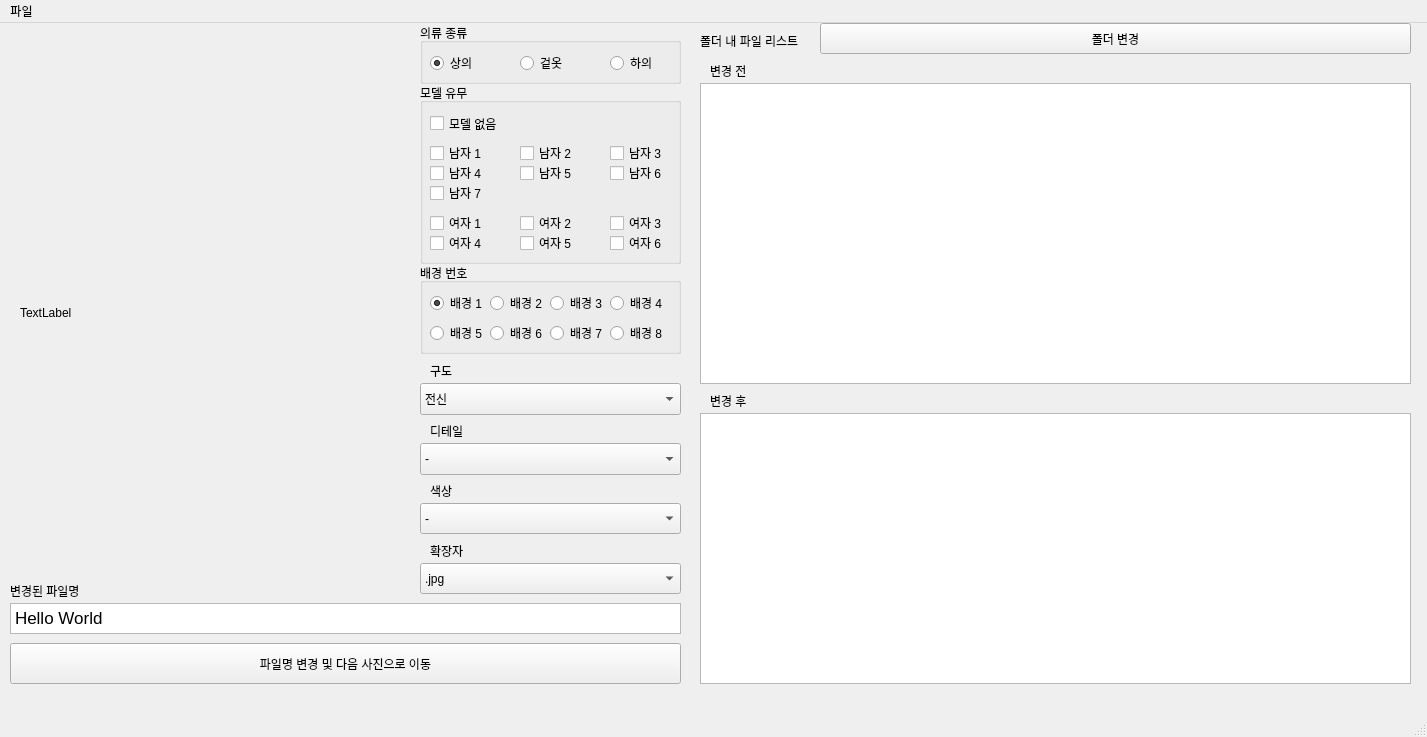
<?xml version="1.0" encoding="UTF-8"?>
<ui version="4.0">
 <class>MainWindow</class>
 <widget class="QMainWindow" name="MainWindow">
  <property name="geometry">
   <rect>
    <x>0</x>
    <y>0</y>
    <width>1427</width>
    <height>737</height>
   </rect>
  </property>
  <property name="windowTitle">
   <string>Marin Editor</string>
  </property>
  <widget class="QWidget" name="centralwidget">
   <widget class="QListWidget" name="file_list_widget">
    <property name="geometry">
     <rect>
      <x>700</x>
      <y>60</y>
      <width>711</width>
      <height>301</height>
     </rect>
    </property>
   </widget>
   <widget class="QLabel" name="image_viewer">
    <property name="geometry">
     <rect>
      <x>20</x>
      <y>110</y>
      <width>360</width>
      <height>360</height>
     </rect>
    </property>
    <property name="maximumSize">
     <size>
      <width>360</width>
      <height>360</height>
     </size>
    </property>
    <property name="text">
     <string>TextLabel</string>
    </property>
   </widget>
   <widget class="QPushButton" name="change_file_name_button">
    <property name="geometry">
     <rect>
      <x>10</x>
      <y>620</y>
      <width>671</width>
      <height>41</height>
     </rect>
    </property>
    <property name="text">
     <string>파일명 변경 및 다음 사진으로 이동</string>
    </property>
   </widget>
   <widget class="QTextEdit" name="show_changed_file_name_text_edit">
    <property name="geometry">
     <rect>
      <x>10</x>
      <y>580</y>
      <width>671</width>
      <height>31</height>
     </rect>
    </property>
    <property name="verticalScrollBarPolicy">
     <enum>Qt::ScrollBarAlwaysOff</enum>
    </property>
    <property name="horizontalScrollBarPolicy">
     <enum>Qt::ScrollBarAlwaysOff</enum>
    </property>
    <property name="sizeAdjustPolicy">
     <enum>QAbstractScrollArea::AdjustIgnored</enum>
    </property>
    <property name="lineWrapMode">
     <enum>QTextEdit::NoWrap</enum>
    </property>
    <property name="readOnly">
     <bool>true</bool>
    </property>
    <property name="html">
     <string>&lt;!DOCTYPE HTML PUBLIC &quot;-//W3C//DTD HTML 4.0//EN&quot; &quot;http://www.w3.org/TR/REC-html40/strict.dtd&quot;&gt;
&lt;html&gt;&lt;head&gt;&lt;meta name=&quot;qrichtext&quot; content=&quot;1&quot; /&gt;&lt;meta charset=&quot;utf-8&quot; /&gt;&lt;style type=&quot;text/css&quot;&gt;
p, li { white-space: pre-wrap; }
hr { height: 1px; border-width: 0; }
&lt;/style&gt;&lt;/head&gt;&lt;body style=&quot; font-family:'.AppleSystemUIFont'; font-size:13pt; font-weight:400; font-style:normal;&quot;&gt;
&lt;p style=&quot; margin-top:0px; margin-bottom:0px; margin-left:0px; margin-right:0px; -qt-block-indent:0; text-indent:0px;&quot;&gt;Hello World&lt;/p&gt;&lt;/body&gt;&lt;/html&gt;</string>
    </property>
   </widget>
   <widget class="QPushButton" name="change_folder_dir_button">
    <property name="geometry">
     <rect>
      <x>820</x>
      <y>0</y>
      <width>591</width>
      <height>31</height>
     </rect>
    </property>
    <property name="text">
     <string>폴더 변경</string>
    </property>
   </widget>
   <widget class="QComboBox" name="ext_combo_box">
    <property name="geometry">
     <rect>
      <x>420</x>
      <y>540</y>
      <width>261</width>
      <height>31</height>
     </rect>
    </property>
    <item>
     <property name="text">
      <string>.jpg</string>
     </property>
    </item>
    <item>
     <property name="text">
      <string>.jpeg</string>
     </property>
    </item>
    <item>
     <property name="text">
      <string>.png</string>
     </property>
    </item>
   </widget>
   <widget class="QComboBox" name="composition_combo_box">
    <property name="geometry">
     <rect>
      <x>420</x>
      <y>360</y>
      <width>261</width>
      <height>32</height>
     </rect>
    </property>
    <item>
     <property name="text">
      <string>전신</string>
     </property>
    </item>
    <item>
     <property name="text">
      <string>상반신</string>
     </property>
    </item>
    <item>
     <property name="text">
      <string>하반신</string>
     </property>
    </item>
    <item>
     <property name="text">
      <string>디테일</string>
     </property>
    </item>
   </widget>
   <widget class="QComboBox" name="detail_combo_box">
    <property name="geometry">
     <rect>
      <x>420</x>
      <y>420</y>
      <width>261</width>
      <height>32</height>
     </rect>
    </property>
    <item>
     <property name="text">
      <string>-</string>
     </property>
    </item>
   </widget>
   <widget class="QLabel" name="label_3">
    <property name="geometry">
     <rect>
      <x>430</x>
      <y>340</y>
      <width>58</width>
      <height>16</height>
     </rect>
    </property>
    <property name="text">
     <string>구도</string>
    </property>
   </widget>
   <widget class="QLabel" name="label_4">
    <property name="geometry">
     <rect>
      <x>430</x>
      <y>400</y>
      <width>58</width>
      <height>16</height>
     </rect>
    </property>
    <property name="text">
     <string>디테일</string>
    </property>
   </widget>
   <widget class="QLabel" name="label_7">
    <property name="geometry">
     <rect>
      <x>10</x>
      <y>560</y>
      <width>111</width>
      <height>16</height>
     </rect>
    </property>
    <property name="text">
     <string>변경된 파일명</string>
    </property>
   </widget>
   <widget class="QLabel" name="label_8">
    <property name="geometry">
     <rect>
      <x>700</x>
      <y>10</y>
      <width>121</width>
      <height>16</height>
     </rect>
    </property>
    <property name="text">
     <string>폴더 내 파일 리스트</string>
    </property>
   </widget>
   <widget class="QGroupBox" name="cloth_type_group_box">
    <property name="geometry">
     <rect>
      <x>420</x>
      <y>0</y>
      <width>261</width>
      <height>61</height>
     </rect>
    </property>
    <property name="title">
     <string>의류 종류</string>
    </property>
    <widget class="QRadioButton" name="t_radio_button">
     <property name="geometry">
      <rect>
       <x>10</x>
       <y>30</y>
       <width>99</width>
       <height>20</height>
      </rect>
     </property>
     <property name="text">
      <string>상의</string>
     </property>
     <property name="checked">
      <bool>true</bool>
     </property>
    </widget>
    <widget class="QRadioButton" name="p_radio_button">
     <property name="geometry">
      <rect>
       <x>100</x>
       <y>30</y>
       <width>99</width>
       <height>20</height>
      </rect>
     </property>
     <property name="text">
      <string>겉옷</string>
     </property>
    </widget>
    <widget class="QRadioButton" name="b_radio_button">
     <property name="geometry">
      <rect>
       <x>190</x>
       <y>30</y>
       <width>99</width>
       <height>20</height>
      </rect>
     </property>
     <property name="text">
      <string>하의</string>
     </property>
    </widget>
   </widget>
   <widget class="QGroupBox" name="is_model_group_box">
    <property name="geometry">
     <rect>
      <x>420</x>
      <y>60</y>
      <width>261</width>
      <height>181</height>
     </rect>
    </property>
    <property name="title">
     <string>모델 유무</string>
    </property>
    <widget class="QCheckBox" name="check_box_no_model">
     <property name="geometry">
      <rect>
       <x>10</x>
       <y>30</y>
       <width>81</width>
       <height>21</height>
      </rect>
     </property>
     <property name="text">
      <string>모델 없음</string>
     </property>
    </widget>
    <widget class="QCheckBox" name="check_box_m1">
     <property name="geometry">
      <rect>
       <x>10</x>
       <y>60</y>
       <width>85</width>
       <height>20</height>
      </rect>
     </property>
     <property name="text">
      <string>남자 1</string>
     </property>
    </widget>
    <widget class="QCheckBox" name="check_box_m2">
     <property name="geometry">
      <rect>
       <x>100</x>
       <y>60</y>
       <width>85</width>
       <height>20</height>
      </rect>
     </property>
     <property name="text">
      <string>남자 2</string>
     </property>
    </widget>
    <widget class="QCheckBox" name="check_box_m6">
     <property name="geometry">
      <rect>
       <x>190</x>
       <y>80</y>
       <width>85</width>
       <height>20</height>
      </rect>
     </property>
     <property name="text">
      <string>남자 6</string>
     </property>
    </widget>
    <widget class="QCheckBox" name="check_box_m5">
     <property name="geometry">
      <rect>
       <x>100</x>
       <y>80</y>
       <width>85</width>
       <height>20</height>
      </rect>
     </property>
     <property name="text">
      <string>남자 5</string>
     </property>
    </widget>
    <widget class="QCheckBox" name="check_box_m7">
     <property name="geometry">
      <rect>
       <x>10</x>
       <y>100</y>
       <width>85</width>
       <height>20</height>
      </rect>
     </property>
     <property name="text">
      <string>남자 7</string>
     </property>
    </widget>
    <widget class="QCheckBox" name="check_box_m4">
     <property name="geometry">
      <rect>
       <x>10</x>
       <y>80</y>
       <width>85</width>
       <height>20</height>
      </rect>
     </property>
     <property name="text">
      <string>남자 4</string>
     </property>
    </widget>
    <widget class="QCheckBox" name="check_box_m3">
     <property name="geometry">
      <rect>
       <x>190</x>
       <y>60</y>
       <width>85</width>
       <height>20</height>
      </rect>
     </property>
     <property name="text">
      <string>남자 3</string>
     </property>
    </widget>
    <widget class="QCheckBox" name="check_box_f1">
     <property name="geometry">
      <rect>
       <x>10</x>
       <y>130</y>
       <width>85</width>
       <height>20</height>
      </rect>
     </property>
     <property name="text">
      <string>여자 1</string>
     </property>
    </widget>
    <widget class="QCheckBox" name="check_box_f3">
     <property name="geometry">
      <rect>
       <x>190</x>
       <y>130</y>
       <width>85</width>
       <height>20</height>
      </rect>
     </property>
     <property name="text">
      <string>여자 3</string>
     </property>
    </widget>
    <widget class="QCheckBox" name="check_box_f5">
     <property name="geometry">
      <rect>
       <x>100</x>
       <y>150</y>
       <width>85</width>
       <height>20</height>
      </rect>
     </property>
     <property name="text">
      <string>여자 5</string>
     </property>
    </widget>
    <widget class="QCheckBox" name="check_box_f2">
     <property name="geometry">
      <rect>
       <x>100</x>
       <y>130</y>
       <width>85</width>
       <height>20</height>
      </rect>
     </property>
     <property name="text">
      <string>여자 2</string>
     </property>
    </widget>
    <widget class="QCheckBox" name="check_box_f6">
     <property name="geometry">
      <rect>
       <x>190</x>
       <y>150</y>
       <width>85</width>
       <height>20</height>
      </rect>
     </property>
     <property name="text">
      <string>여자 6</string>
     </property>
    </widget>
    <widget class="QCheckBox" name="check_box_f4">
     <property name="geometry">
      <rect>
       <x>10</x>
       <y>150</y>
       <width>85</width>
       <height>20</height>
      </rect>
     </property>
     <property name="text">
      <string>여자 4</string>
     </property>
    </widget>
   </widget>
   <widget class="QGroupBox" name="bg_num_group_box">
    <property name="geometry">
     <rect>
      <x>420</x>
      <y>240</y>
      <width>261</width>
      <height>91</height>
     </rect>
    </property>
    <property name="title">
     <string>배경 번호</string>
    </property>
    <widget class="QRadioButton" name="bg_type_2">
     <property name="geometry">
      <rect>
       <x>70</x>
       <y>30</y>
       <width>61</width>
       <height>20</height>
      </rect>
     </property>
     <property name="text">
      <string>배경 2</string>
     </property>
    </widget>
    <widget class="QRadioButton" name="bg_type_1">
     <property name="geometry">
      <rect>
       <x>10</x>
       <y>30</y>
       <width>61</width>
       <height>20</height>
      </rect>
     </property>
     <property name="text">
      <string>배경 1</string>
     </property>
     <property name="checked">
      <bool>true</bool>
     </property>
    </widget>
    <widget class="QRadioButton" name="bg_type_3">
     <property name="geometry">
      <rect>
       <x>130</x>
       <y>30</y>
       <width>61</width>
       <height>20</height>
      </rect>
     </property>
     <property name="text">
      <string>배경 3</string>
     </property>
    </widget>
    <widget class="QRadioButton" name="bg_type_4">
     <property name="geometry">
      <rect>
       <x>190</x>
       <y>30</y>
       <width>61</width>
       <height>20</height>
      </rect>
     </property>
     <property name="text">
      <string>배경 4</string>
     </property>
    </widget>
    <widget class="QRadioButton" name="bg_type_5">
     <property name="geometry">
      <rect>
       <x>10</x>
       <y>60</y>
       <width>61</width>
       <height>20</height>
      </rect>
     </property>
     <property name="text">
      <string>배경 5</string>
     </property>
    </widget>
    <widget class="QRadioButton" name="bg_type_7">
     <property name="geometry">
      <rect>
       <x>130</x>
       <y>60</y>
       <width>61</width>
       <height>20</height>
      </rect>
     </property>
     <property name="text">
      <string>배경 7</string>
     </property>
    </widget>
    <widget class="QRadioButton" name="bg_type_8">
     <property name="geometry">
      <rect>
       <x>190</x>
       <y>60</y>
       <width>61</width>
       <height>20</height>
      </rect>
     </property>
     <property name="text">
      <string>배경 8</string>
     </property>
    </widget>
    <widget class="QRadioButton" name="bg_type_6">
     <property name="geometry">
      <rect>
       <x>70</x>
       <y>60</y>
       <width>61</width>
       <height>20</height>
      </rect>
     </property>
     <property name="text">
      <string>배경 6</string>
     </property>
     <property name="checked">
      <bool>false</bool>
     </property>
    </widget>
   </widget>
   <widget class="QLabel" name="label_5">
    <property name="geometry">
     <rect>
      <x>430</x>
      <y>520</y>
      <width>58</width>
      <height>16</height>
     </rect>
    </property>
    <property name="text">
     <string>확장자</string>
    </property>
   </widget>
   <widget class="QListWidget" name="changed_file_list_widget">
    <property name="geometry">
     <rect>
      <x>700</x>
      <y>390</y>
      <width>711</width>
      <height>271</height>
     </rect>
    </property>
   </widget>
   <widget class="QLabel" name="label_6">
    <property name="geometry">
     <rect>
      <x>710</x>
      <y>370</y>
      <width>58</width>
      <height>16</height>
     </rect>
    </property>
    <property name="text">
     <string>변경 후</string>
    </property>
   </widget>
   <widget class="QLabel" name="label_9">
    <property name="geometry">
     <rect>
      <x>710</x>
      <y>40</y>
      <width>58</width>
      <height>16</height>
     </rect>
    </property>
    <property name="text">
     <string>변경 전</string>
    </property>
   </widget>
   <widget class="QLabel" name="label_10">
    <property name="geometry">
     <rect>
      <x>430</x>
      <y>460</y>
      <width>58</width>
      <height>16</height>
     </rect>
    </property>
    <property name="text">
     <string>색상</string>
    </property>
   </widget>
   <widget class="QComboBox" name="colors_combo_box">
    <property name="geometry">
     <rect>
      <x>420</x>
      <y>480</y>
      <width>261</width>
      <height>31</height>
     </rect>
    </property>
    <item>
     <property name="text">
      <string>-</string>
     </property>
    </item>
   </widget>
  </widget>
  <widget class="QMenuBar" name="menubar">
   <property name="geometry">
    <rect>
     <x>0</x>
     <y>0</y>
     <width>1427</width>
     <height>24</height>
    </rect>
   </property>
   <widget class="QMenu" name="file_menu">
    <property name="title">
     <string>파일</string>
    </property>
   </widget>
   <addaction name="file_menu"/>
  </widget>
  <widget class="QStatusBar" name="statusbar"/>
 </widget>
 <resources/>
 <connections/>
</ui>
